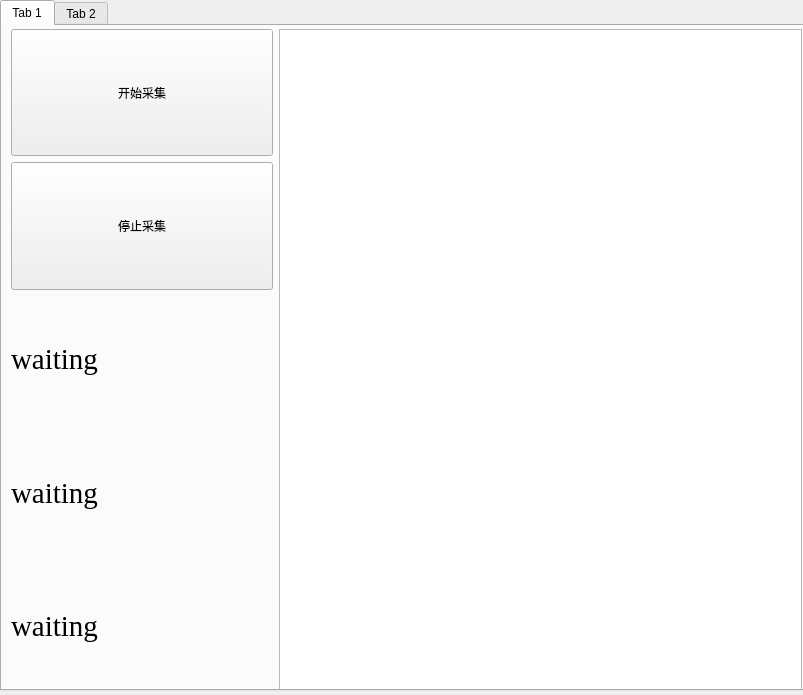
<?xml version="1.0" encoding="UTF-8"?>
<ui version="4.0">
 <class>Form</class>
 <widget class="QWidget" name="Form">
  <property name="geometry">
   <rect>
    <x>0</x>
    <y>0</y>
    <width>803</width>
    <height>695</height>
   </rect>
  </property>
  <property name="windowTitle">
   <string>Form</string>
  </property>
  <widget class="QTabWidget" name="tabWidget">
   <property name="geometry">
    <rect>
     <x>0</x>
     <y>0</y>
     <width>811</width>
     <height>691</height>
    </rect>
   </property>
   <property name="currentIndex">
    <number>0</number>
   </property>
   <widget class="QWidget" name="tab">
    <attribute name="title">
     <string>Tab 1</string>
    </attribute>
    <widget class="QWidget" name="horizontalLayoutWidget">
     <property name="geometry">
      <rect>
       <x>9</x>
       <y>3</y>
       <width>791</width>
       <height>661</height>
      </rect>
     </property>
     <layout class="QHBoxLayout" name="horizontalLayout" stretch="1,2">
      <item>
       <layout class="QVBoxLayout" name="verticalLayout">
        <item>
         <widget class="QPushButton" name="start_udp">
          <property name="sizePolicy">
           <sizepolicy hsizetype="Minimum" vsizetype="Preferred">
            <horstretch>0</horstretch>
            <verstretch>1</verstretch>
           </sizepolicy>
          </property>
          <property name="text">
           <string>开始采集</string>
          </property>
         </widget>
        </item>
        <item>
         <widget class="QPushButton" name="stop_udp">
          <property name="sizePolicy">
           <sizepolicy hsizetype="Minimum" vsizetype="Expanding">
            <horstretch>0</horstretch>
            <verstretch>1</verstretch>
           </sizepolicy>
          </property>
          <property name="text">
           <string>停止采集</string>
          </property>
         </widget>
        </item>
        <item>
         <widget class="QLabel" name="pre_result">
          <property name="sizePolicy">
           <sizepolicy hsizetype="Preferred" vsizetype="Expanding">
            <horstretch>0</horstretch>
            <verstretch>1</verstretch>
           </sizepolicy>
          </property>
          <property name="font">
           <font>
            <family>Times New Roman</family>
            <pointsize>22</pointsize>
           </font>
          </property>
          <property name="text">
           <string>waiting</string>
          </property>
         </widget>
        </item>
        <item>
         <widget class="QLabel" name="machine_name">
          <property name="sizePolicy">
           <sizepolicy hsizetype="Preferred" vsizetype="Expanding">
            <horstretch>0</horstretch>
            <verstretch>1</verstretch>
           </sizepolicy>
          </property>
          <property name="font">
           <font>
            <family>Times New Roman</family>
            <pointsize>22</pointsize>
           </font>
          </property>
          <property name="text">
           <string>waiting</string>
          </property>
         </widget>
        </item>
        <item>
         <widget class="QLabel" name="datetime">
          <property name="sizePolicy">
           <sizepolicy hsizetype="Preferred" vsizetype="Expanding">
            <horstretch>0</horstretch>
            <verstretch>1</verstretch>
           </sizepolicy>
          </property>
          <property name="font">
           <font>
            <family>Times New Roman</family>
            <pointsize>22</pointsize>
           </font>
          </property>
          <property name="text">
           <string>waiting</string>
          </property>
         </widget>
        </item>
       </layout>
      </item>
      <item>
       <layout class="QVBoxLayout" name="verticalLayout_2">
        <item>
         <widget class="QTextBrowser" name="textBrowser">
          <property name="sizePolicy">
           <sizepolicy hsizetype="Expanding" vsizetype="Expanding">
            <horstretch>0</horstretch>
            <verstretch>1</verstretch>
           </sizepolicy>
          </property>
         </widget>
        </item>
       </layout>
      </item>
     </layout>
    </widget>
   </widget>
   <widget class="QWidget" name="tab_2">
    <attribute name="title">
     <string>Tab 2</string>
    </attribute>
   </widget>
  </widget>
 </widget>
 <resources/>
 <connections/>
</ui>
